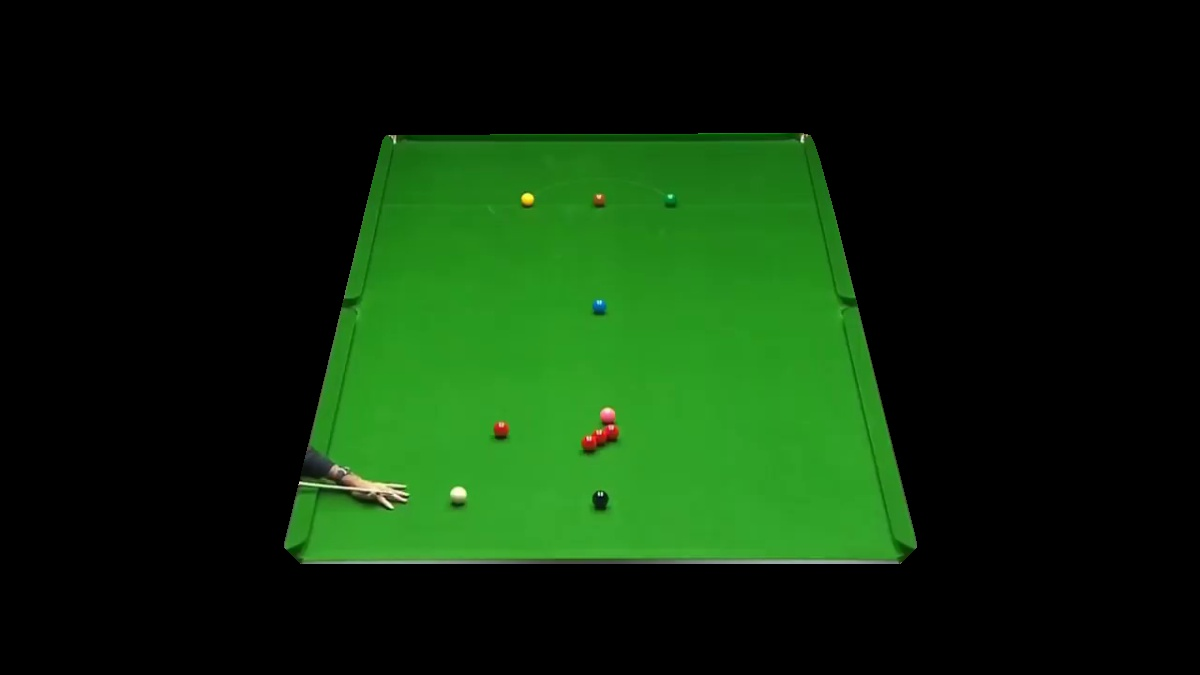
#> input picture table.jpg, 1200 x 675 px
$ python har.py
#> lines starting #> are read from the running program, lines starting #| are printed output that depends on the picture; after the words box and inside, x2 and y2 are one past the last pixel; in counts of white or black regions, pixels touching at a corner belong together; long printed decimals are rounded
import cv2
import numpy as np

filename = 'table.jpg'
img = cv2.imread(filename)
#> img is the input picture: shape (675, 1200, 3); mean B, G, R 9.9, 41.6, 12.7
gray = cv2.cvtColor(img,cv2.COLOR_BGR2GRAY)
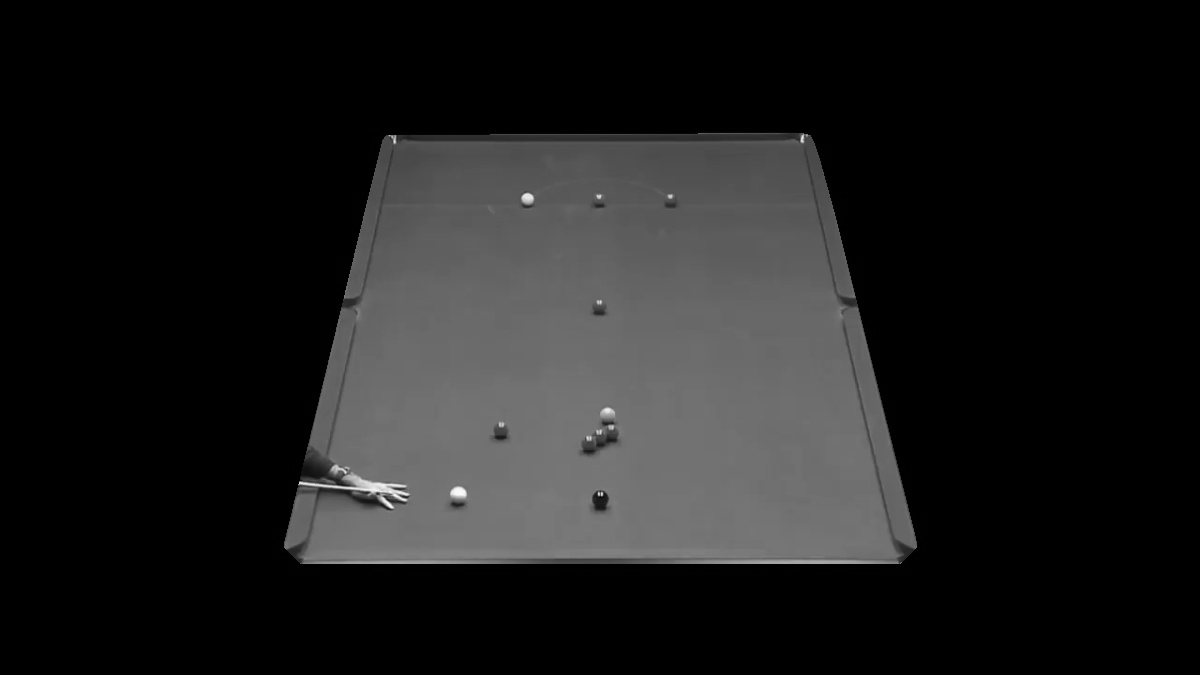
#> gray: shape (675, 1200); min 0, max 249, mean 29.3

# find Harris corners
gray = np.float32(gray)
dst = cv2.cornerHarris(gray,2,3,0.04)
dst = cv2.dilate(dst,None)
ret, dst = cv2.threshold(dst,0.01*dst.max(),255,0)
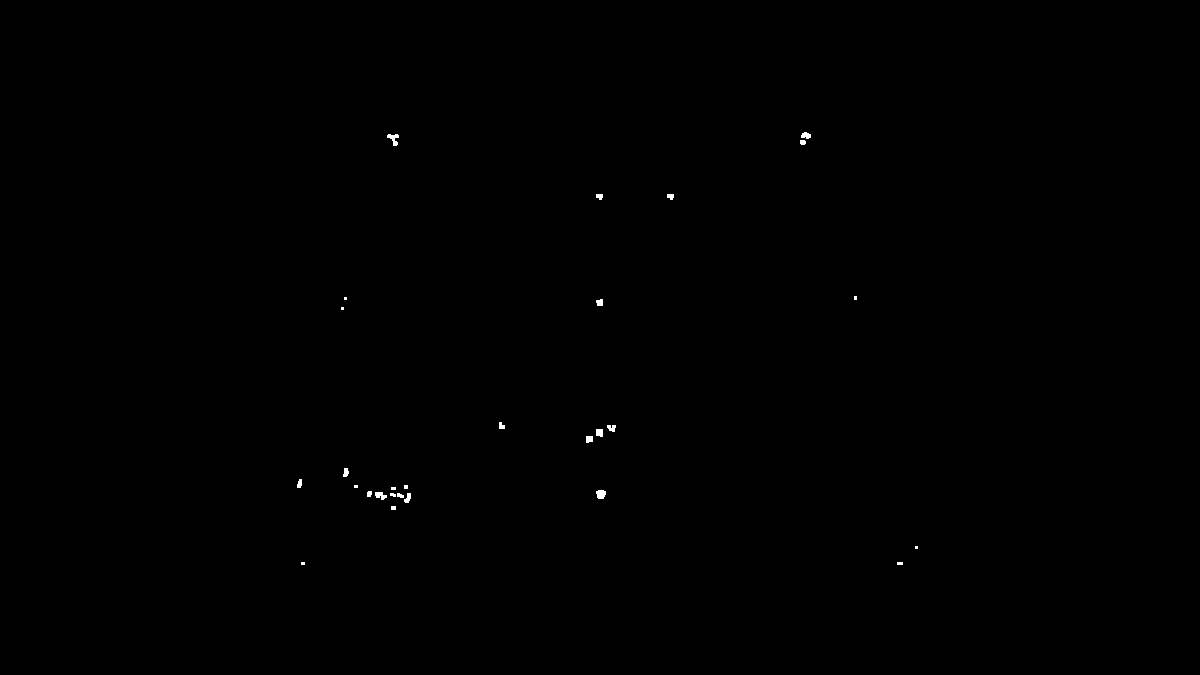
#> dst: shape (675, 1200) float32; 0.11% white; 28 white regions (10 under 20 px), largest, box (x1, y1, x2, y2) and area: (387, 134, 399, 146) 76, (596, 490, 606, 499) 74, (375, 492, 387, 500) 63
#> ret = 1421303.2
dst = np.uint8(dst)

# find centroids
ret, labels, stats, centroids = cv2.connectedComponentsWithStats(dst)
#> labels: shape (675, 1200) int32; 29 distinct labels, from 0 to 28
#> ret = 29; stats = 29 rows, first 6: [0, 0, 1200, 675, 809096], [801, 132, 10, 7, 51], [387, 134, 12, 12, 76], [800, 140, 6, 5, 27], [596, 194, 7, 6, 34], [667, 194, 7, 6, 34]; centroids = 29 pairs, first value 299.2 to 916, second value 135.1 to 563

# define the criteria to stop and refine the corners
criteria = (cv2.TERM_CRITERIA_EPS + cv2.TERM_CRITERIA_MAX_ITER, 100, 0.01)
corners = cv2.cornerSubPix(gray,np.float32(centroids),(5,5),(-1,-1),criteria)
#> corners = 29 pairs, first value 298.2 to 916.4, second value 133 to 563.5

# Now draw them
res = np.hstack((centroids,corners))
#> res = 29 rows, first 6: [599.6, 336.9, 599.5, 340.3], [805.6, 135.1, 803.3, 133], [393.2, 138.4, 393.6, 134.9], [802.4, 141.9, 801.3, 142.4], [599.2, 196, 598.5, 196.6], [670.2, 196, 670.1, 196.4]
res = np.int0(res)
#> res = 29 rows, first 6: [599, 336, 599, 340], [805, 135, 803, 133], [393, 138, 393, 134], [802, 141, 801, 142], [599, 196, 598, 196], [670, 196, 670, 196]
img[res[:,1],res[:,0]]=[0,0,255]
#> img: shape (675, 1200, 3); under 0.01% of pixels changed, all inside (x1, y1, x2, y2) = (299, 135, 917, 564)
img[res[:,3],res[:,2]] = [0,255,0]
#> img: shape (675, 1200, 3); mean B, G, R 9.9, 41.6, 12.7

for i in range(1, len(corners)):
    print(corners[i,0])
    cv2.circle(img, (int(corners[i,0]), int(corners[i,1])), 7, (0,255,0), 2)
#> this loop made 28 passes
#| 803.287
#| 393.6324
#| 801.2969
#| 598.4977
#| 670.108
#| 343.249
#| 855.483
#| 599.149
#> (further printed lines are left out)
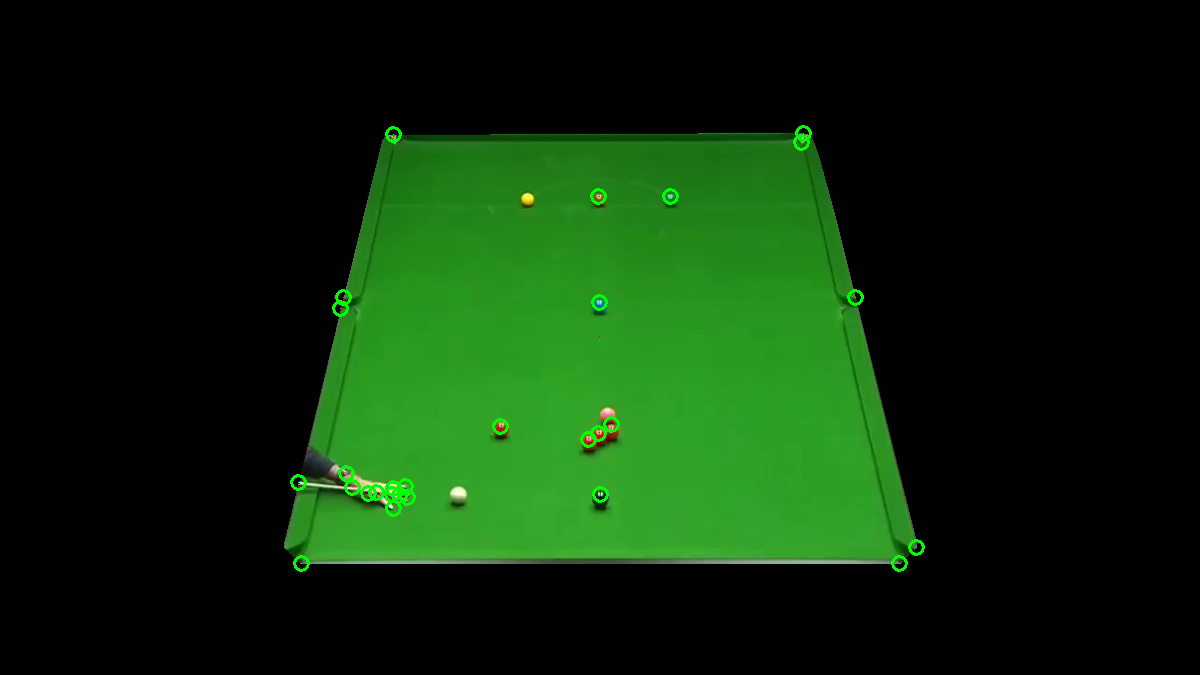
#> img: shape (675, 1200, 3); mean B, G, R 9.7, 42.3, 12.4

from proiect.lib.util import imageshow, auto_canny
imageshow(img)
#> (this line was passed over: proiect is not available in this run)
